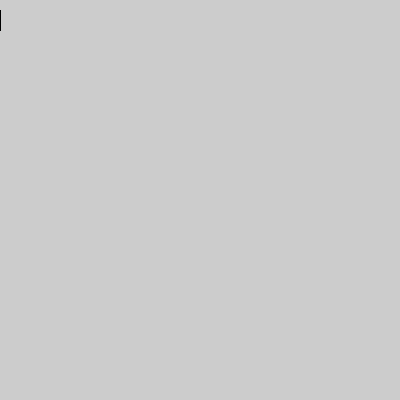
Frame 1 (no input)
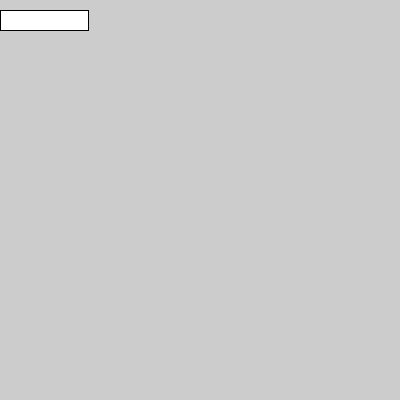
Frame 60 (the mouse pressed at the canvas centre just before this capture)
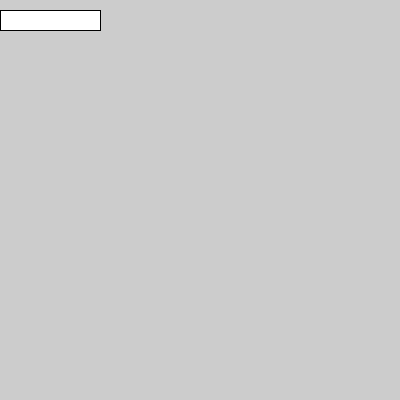
Frame 120 (the mouse held since frame 60 and released just before this capture)

The Processing sketch that drew these frames (run headless with seeded random() and noise(); from frame 60 on, the mouse is pressed at the canvas centre):

// Processing sketch: processing_144543
// ── processing_144543.pde

float rect_length = 0;

void setup(){
  size(400,400);
}


void draw(){
  rect(0,10,rect_length,20);
  rect_length = rect_length+1.5;
  if (rect_length > 100){
    rect_length = 100;
  }
  
}
